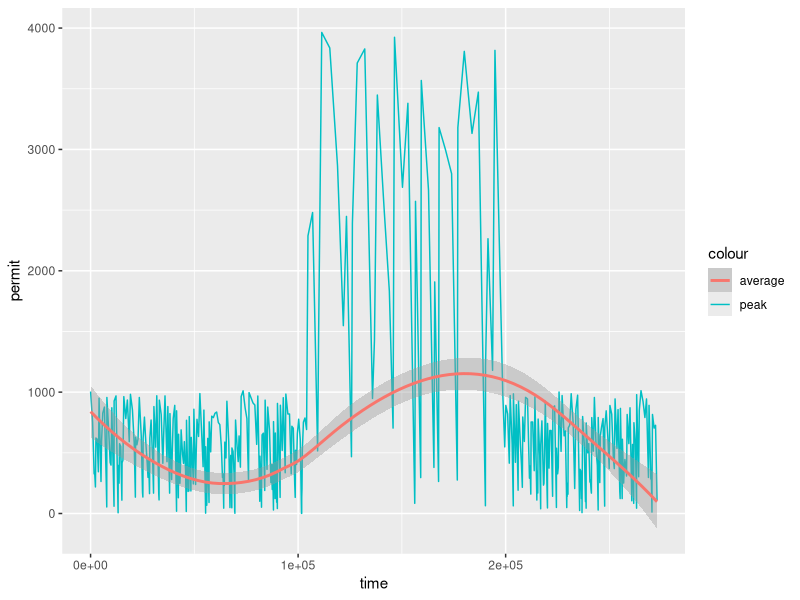

Write R code to recreate this figure. (Note: this script raises an error after producing the figure.)
require(ggplot2)
require(reshape2)

d <- read.csv('guava.csv')

ggplot(d, aes(time)) + 
  geom_line(aes(y = permit, colour="peak")) +
  geom_smooth(aes(y = permit, colour="average")) +
  # annotate("text", x = 150000, y = 800, label = "only hi pri;1024 bytes/sec")

ggsave(file='guava.png')

